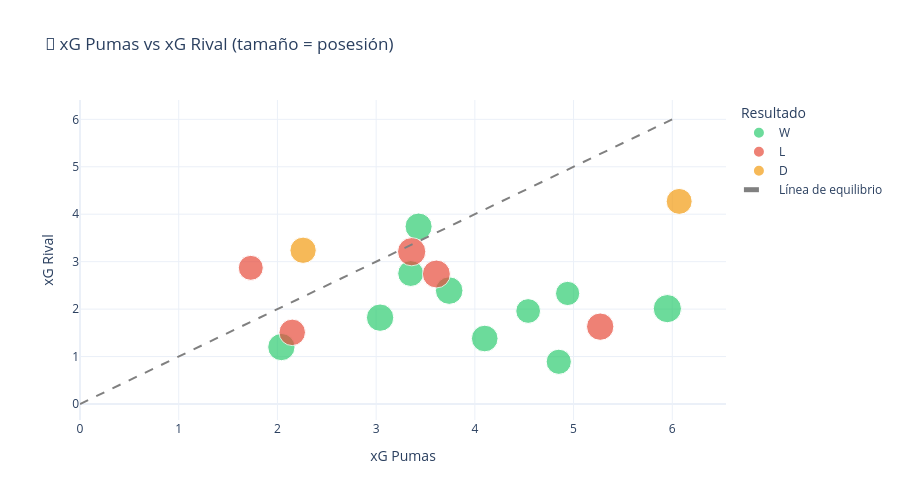

Notebook cell for this chart:
### Code cell
# Scatter plot: xG vs xGA con resultado
fig_xg_scatter = px.scatter(
    df,
    x='pumas_xg',
    y='opponent_xg',
    color='result',
    size='possession',
    hover_data=['opponent', 'pumas_goals', 'opponent_goals'],
    color_discrete_map={'W': '#2ecc71', 'D': '#f39c12', 'L': '#e74c3c'},
    labels={
        'pumas_xg': 'xG Pumas',
        'opponent_xg': 'xG Rival',
        'result': 'Resultado'
    },
    title='🎯 xG Pumas vs xG Rival (tamaño = posesión)'
)

# Línea de referencia diagonal
fig_xg_scatter.add_trace(go.Scatter(
    x=[0, df['pumas_xg'].max()],
    y=[0, df['pumas_xg'].max()],
    mode='lines',
    name='Línea de equilibrio',
    line=dict(color='gray', dash='dash')
))

fig_xg_scatter.update_layout(template='plotly_white', height=500)
fig_xg_scatter.show()

### Figure 1 — Plotly figure (JSON) as saved in the notebook; plotly's stock layout.template omitted (floating-point values rounded to 4 significant figures)
{"data": [{"customdata": [["América", 5, 0], ["Cruz Azul", 3, 2], ["Santos", 3, 2], ["León", 4, 3], ["Guadalajara", 6, 3], ["Cruz Azul", 8, 1], ["Tigres", 3, 0], ["Monterrey", 2, 0], ["Santos", 3, 1], ["León", 5, 1]], "hovertemplate": "Resultado=W<br>xG Pumas=%{x}<br>xG Rival=%{y}<br>possession=%{marker.size}<br>opponent=%{customdata[0]}<br>pumas_goals=%{customdata[1]}<br>opponent_goals=%{customdata[2]}<extra></extra>", "legendgroup": "W", "marker": {"color": "#2ecc71", "size": [48.55, 45.92, 54.2, 53.05, 42.57, 57.59, 55.02, 44.3, 54, 51.37], "sizemode": "area", "sizeref": 0.1449, "symbol": "circle"}, "mode": "markers", "name": "W", "orientation": "v", "showlegend": true, "type": "scatter", "x": [3.35, 4.85, 3.04, 3.43, 4.94, 5.95, 3.74, 4.54, 2.04, 4.1], "xaxis": "x", "y": [2.75, 0.89, 1.82, 3.74, 2.33, 2.01, 2.39, 1.96, 1.2, 1.38], "yaxis": "y"}, {"customdata": [["Guadalajara", 1, 2], ["Tigres", 0, 5], ["Monterrey", 1, 3], ["Pachuca", 2, 3], ["América", 1, 3]], "hovertemplate": "Resultado=L<br>xG Pumas=%{x}<br>xG Rival=%{y}<br>possession=%{marker.size}<br>opponent=%{customdata[0]}<br>pumas_goals=%{customdata[1]}<br>opponent_goals=%{customdata[2]}<extra></extra>", "legendgroup": "L", "marker": {"color": "#e74c3c", "size": [56.65, 57.94, 45.14, 54.18, 50.75], "sizemode": "area", "sizeref": 0.1449, "symbol": "circle"}, "mode": "markers", "name": "L", "orientation": "v", "showlegend": true, "type": "scatter", "x": [3.61, 3.36, 1.73, 5.27, 2.15], "xaxis": "x", "y": [2.74, 3.21, 2.87, 1.63, 1.51], "yaxis": "y"}, {"customdata": [["Toluca", 6, 6], ["Atlas", 2, 2]], "hovertemplate": "Resultado=D<br>xG Pumas=%{x}<br>xG Rival=%{y}<br>possession=%{marker.size}<br>opponent=%{customdata[0]}<br>pumas_goals=%{customdata[1]}<br>opponent_goals=%{customdata[2]}<extra></extra>", "legendgroup": "D", "marker": {"color": "#f39c12", "size": [48.83, 50.13], "sizemode": "area", "sizeref": 0.1449, "symbol": "circle"}, "mode": "markers", "name": "D", "orientation": "v", "showlegend": true, "type": "scatter", "x": [6.07, 2.26], "xaxis": "x", "y": [4.27, 3.24], "yaxis": "y"}, {"line": {"color": "gray", "dash": "dash"}, "mode": "lines", "name": "Línea de equilibrio", "type": "scatter", "x": [0, 6.07], "y": [0, 6.07]}], "layout": {"height": 500, "legend": {"itemsizing": "constant", "title": {"text": "Resultado"}, "tracegroupgap": 0}, "title": {"text": "🎯 xG Pumas vs xG Rival (tamaño = posesión)"}, "xaxis": {"anchor": "y", "domain": [0, 1], "title": {"text": "xG Pumas"}}, "yaxis": {"anchor": "x", "domain": [0, 1], "title": {"text": "xG Rival"}}}}
